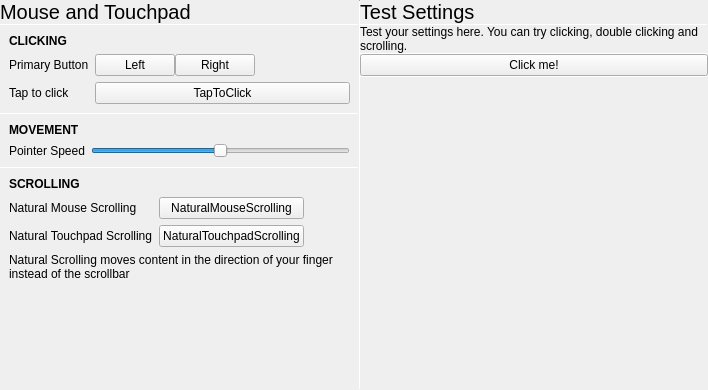
<?xml version="1.0" encoding="UTF-8"?>
<ui version="4.0">
 <class>MousePane</class>
 <widget class="QWidget" name="MousePane">
  <property name="geometry">
   <rect>
    <x>0</x>
    <y>0</y>
    <width>708</width>
    <height>390</height>
   </rect>
  </property>
  <property name="windowTitle">
   <string>Form</string>
  </property>
  <layout class="QHBoxLayout" name="horizontalLayout_2">
   <property name="spacing">
    <number>0</number>
   </property>
   <property name="leftMargin">
    <number>0</number>
   </property>
   <property name="topMargin">
    <number>0</number>
   </property>
   <property name="rightMargin">
    <number>0</number>
   </property>
   <property name="bottomMargin">
    <number>0</number>
   </property>
   <item>
    <layout class="QVBoxLayout" name="verticalLayout_3">
     <property name="spacing">
      <number>0</number>
     </property>
     <item>
      <widget class="QLabel" name="label">
       <property name="font">
        <font>
         <pointsize>15</pointsize>
        </font>
       </property>
       <property name="text">
        <string>Mouse and Touchpad</string>
       </property>
       <property name="margin">
        <number>9</number>
       </property>
      </widget>
     </item>
     <item>
      <widget class="Line" name="line">
       <property name="maximumSize">
        <size>
         <width>16777215</width>
         <height>1</height>
        </size>
       </property>
       <property name="orientation">
        <enum>Qt::Horizontal</enum>
       </property>
      </widget>
     </item>
     <item>
      <widget class="QScrollArea" name="scrollArea">
       <property name="frameShape">
        <enum>QFrame::NoFrame</enum>
       </property>
       <property name="widgetResizable">
        <bool>true</bool>
       </property>
       <widget class="QWidget" name="scrollAreaWidgetContents">
        <property name="geometry">
         <rect>
          <x>0</x>
          <y>0</y>
          <width>386</width>
          <height>345</height>
         </rect>
        </property>
        <layout class="QVBoxLayout" name="verticalLayout_2">
         <property name="spacing">
          <number>0</number>
         </property>
         <property name="leftMargin">
          <number>0</number>
         </property>
         <property name="topMargin">
          <number>0</number>
         </property>
         <property name="rightMargin">
          <number>0</number>
         </property>
         <property name="bottomMargin">
          <number>0</number>
         </property>
         <item>
          <layout class="QGridLayout" name="gridLayout">
           <property name="leftMargin">
            <number>9</number>
           </property>
           <property name="topMargin">
            <number>9</number>
           </property>
           <property name="rightMargin">
            <number>9</number>
           </property>
           <property name="bottomMargin">
            <number>9</number>
           </property>
           <property name="spacing">
            <number>6</number>
           </property>
           <item row="1" column="1">
            <widget class="QWidget" name="widget" native="true">
             <layout class="QHBoxLayout" name="horizontalLayout">
              <property name="spacing">
               <number>0</number>
              </property>
              <property name="leftMargin">
               <number>0</number>
              </property>
              <property name="topMargin">
               <number>0</number>
              </property>
              <property name="rightMargin">
               <number>0</number>
              </property>
              <property name="bottomMargin">
               <number>0</number>
              </property>
              <item>
               <widget class="QPushButton" name="leftPrimaryButton">
                <property name="text">
                 <string>Left</string>
                </property>
                <property name="checkable">
                 <bool>true</bool>
                </property>
                <property name="autoExclusive">
                 <bool>true</bool>
                </property>
               </widget>
              </item>
              <item>
               <widget class="QPushButton" name="rightPrimaryButton">
                <property name="text">
                 <string>Right</string>
                </property>
                <property name="checkable">
                 <bool>true</bool>
                </property>
                <property name="autoExclusive">
                 <bool>true</bool>
                </property>
               </widget>
              </item>
              <item>
               <spacer name="horizontalSpacer">
                <property name="orientation">
                 <enum>Qt::Horizontal</enum>
                </property>
                <property name="sizeHint" stdset="0">
                 <size>
                  <width>40</width>
                  <height>20</height>
                 </size>
                </property>
               </spacer>
              </item>
             </layout>
            </widget>
           </item>
           <item row="1" column="0">
            <widget class="QLabel" name="label_3">
             <property name="text">
              <string>Primary Button</string>
             </property>
            </widget>
           </item>
           <item row="0" column="0" colspan="2">
            <widget class="QLabel" name="label_2">
             <property name="font">
              <font>
               <weight>75</weight>
               <bold>true</bold>
              </font>
             </property>
             <property name="text">
              <string>CLICKING</string>
             </property>
            </widget>
           </item>
           <item row="2" column="0">
            <widget class="QLabel" name="label_6">
             <property name="text">
              <string>Tap to click</string>
             </property>
            </widget>
           </item>
           <item row="2" column="1">
            <widget class="tSwitch" name="tapToClick">
             <property name="text">
              <string notr="true">TapToClick</string>
             </property>
            </widget>
           </item>
          </layout>
         </item>
         <item>
          <widget class="Line" name="line_2">
           <property name="maximumSize">
            <size>
             <width>16777215</width>
             <height>1</height>
            </size>
           </property>
           <property name="orientation">
            <enum>Qt::Horizontal</enum>
           </property>
          </widget>
         </item>
         <item>
          <layout class="QGridLayout" name="gridLayout_2">
           <property name="leftMargin">
            <number>9</number>
           </property>
           <property name="topMargin">
            <number>9</number>
           </property>
           <property name="rightMargin">
            <number>9</number>
           </property>
           <property name="bottomMargin">
            <number>9</number>
           </property>
           <property name="spacing">
            <number>6</number>
           </property>
           <item row="1" column="0">
            <widget class="QLabel" name="label_5">
             <property name="text">
              <string>Pointer Speed</string>
             </property>
            </widget>
           </item>
           <item row="1" column="1">
            <widget class="QSlider" name="speedSlider">
             <property name="maximum">
              <number>100</number>
             </property>
             <property name="value">
              <number>50</number>
             </property>
             <property name="orientation">
              <enum>Qt::Horizontal</enum>
             </property>
            </widget>
           </item>
           <item row="0" column="0" colspan="2">
            <widget class="QLabel" name="label_4">
             <property name="font">
              <font>
               <weight>75</weight>
               <bold>true</bold>
              </font>
             </property>
             <property name="text">
              <string>MOVEMENT</string>
             </property>
            </widget>
           </item>
          </layout>
         </item>
         <item>
          <widget class="Line" name="line_3">
           <property name="maximumSize">
            <size>
             <width>16777215</width>
             <height>1</height>
            </size>
           </property>
           <property name="orientation">
            <enum>Qt::Horizontal</enum>
           </property>
          </widget>
         </item>
         <item>
          <layout class="QGridLayout" name="gridLayout_3">
           <property name="leftMargin">
            <number>9</number>
           </property>
           <property name="topMargin">
            <number>9</number>
           </property>
           <property name="rightMargin">
            <number>9</number>
           </property>
           <property name="bottomMargin">
            <number>9</number>
           </property>
           <property name="spacing">
            <number>6</number>
           </property>
           <item row="1" column="0">
            <widget class="QLabel" name="label_8">
             <property name="text">
              <string>Natural Mouse Scrolling</string>
             </property>
            </widget>
           </item>
           <item row="1" column="1">
            <widget class="tSwitch" name="naturalMouseScrolling">
             <property name="text">
              <string notr="true">NaturalMouseScrolling</string>
             </property>
            </widget>
           </item>
           <item row="2" column="0">
            <widget class="QLabel" name="label_9">
             <property name="text">
              <string>Natural Touchpad Scrolling</string>
             </property>
            </widget>
           </item>
           <item row="2" column="1">
            <widget class="tSwitch" name="naturalTouchpadScrolling">
             <property name="text">
              <string notr="true">NaturalTouchpadScrolling</string>
             </property>
            </widget>
           </item>
           <item row="1" column="2">
            <spacer name="horizontalSpacer_2">
             <property name="orientation">
              <enum>Qt::Horizontal</enum>
             </property>
             <property name="sizeHint" stdset="0">
              <size>
               <width>40</width>
               <height>20</height>
              </size>
             </property>
            </spacer>
           </item>
           <item row="0" column="0" colspan="3">
            <widget class="QLabel" name="label_7">
             <property name="font">
              <font>
               <weight>75</weight>
               <bold>true</bold>
              </font>
             </property>
             <property name="text">
              <string>SCROLLING</string>
             </property>
            </widget>
           </item>
           <item row="3" column="0" colspan="3">
            <widget class="QLabel" name="label_10">
             <property name="text">
              <string>Natural Scrolling moves content in the direction of your finger instead of the scrollbar</string>
             </property>
             <property name="wordWrap">
              <bool>true</bool>
             </property>
            </widget>
           </item>
          </layout>
         </item>
         <item>
          <spacer name="verticalSpacer">
           <property name="orientation">
            <enum>Qt::Vertical</enum>
           </property>
           <property name="sizeHint" stdset="0">
            <size>
             <width>20</width>
             <height>40</height>
            </size>
           </property>
          </spacer>
         </item>
        </layout>
       </widget>
      </widget>
     </item>
    </layout>
   </item>
   <item>
    <widget class="Line" name="line_4">
     <property name="maximumSize">
      <size>
       <width>1</width>
       <height>16777215</height>
      </size>
     </property>
     <property name="orientation">
      <enum>Qt::Vertical</enum>
     </property>
    </widget>
   </item>
   <item>
    <widget class="QWidget" name="testAreaWidget" native="true">
     <property name="minimumSize">
      <size>
       <width>300</width>
       <height>0</height>
      </size>
     </property>
     <layout class="QVBoxLayout" name="verticalLayout">
      <property name="spacing">
       <number>0</number>
      </property>
      <property name="leftMargin">
       <number>0</number>
      </property>
      <property name="topMargin">
       <number>0</number>
      </property>
      <property name="rightMargin">
       <number>0</number>
      </property>
      <property name="bottomMargin">
       <number>0</number>
      </property>
      <item>
       <widget class="QLabel" name="label_11">
        <property name="font">
         <font>
          <pointsize>15</pointsize>
         </font>
        </property>
        <property name="text">
         <string>Test Settings</string>
        </property>
        <property name="margin">
         <number>9</number>
        </property>
       </widget>
      </item>
      <item>
       <widget class="Line" name="line_5">
        <property name="maximumSize">
         <size>
          <width>16777215</width>
          <height>1</height>
         </size>
        </property>
        <property name="orientation">
         <enum>Qt::Horizontal</enum>
        </property>
       </widget>
      </item>
      <item>
       <widget class="QLabel" name="label_12">
        <property name="text">
         <string>Test your settings here. You can try clicking, double clicking and scrolling.</string>
        </property>
        <property name="wordWrap">
         <bool>true</bool>
        </property>
        <property name="margin">
         <number>9</number>
        </property>
       </widget>
      </item>
      <item>
       <widget class="Line" name="line_7">
        <property name="maximumSize">
         <size>
          <width>16777215</width>
          <height>1</height>
         </size>
        </property>
        <property name="orientation">
         <enum>Qt::Horizontal</enum>
        </property>
       </widget>
      </item>
      <item>
       <widget class="QPushButton" name="testClickButton">
        <property name="text">
         <string>Click me!</string>
        </property>
       </widget>
      </item>
      <item>
       <widget class="Line" name="line_6">
        <property name="maximumSize">
         <size>
          <width>16777215</width>
          <height>1</height>
         </size>
        </property>
        <property name="orientation">
         <enum>Qt::Horizontal</enum>
        </property>
       </widget>
      </item>
      <item>
       <widget class="QScrollArea" name="scrollArea_2">
        <property name="frameShape">
         <enum>QFrame::NoFrame</enum>
        </property>
        <property name="widgetResizable">
         <bool>true</bool>
        </property>
        <widget class="QWidget" name="scrollAreaWidgetContents_2">
         <property name="geometry">
          <rect>
           <x>0</x>
           <y>0</y>
           <width>319</width>
           <height>270</height>
          </rect>
         </property>
         <layout class="QVBoxLayout" name="mouseTestLayout">
          <property name="spacing">
           <number>0</number>
          </property>
          <property name="leftMargin">
           <number>0</number>
          </property>
          <property name="topMargin">
           <number>0</number>
          </property>
          <property name="rightMargin">
           <number>0</number>
          </property>
          <property name="bottomMargin">
           <number>0</number>
          </property>
         </layout>
        </widget>
       </widget>
      </item>
     </layout>
    </widget>
   </item>
  </layout>
 </widget>
 <customwidgets>
  <customwidget>
   <class>tSwitch</class>
   <extends>QPushButton</extends>
   <header location="global">tswitch.h</header>
  </customwidget>
 </customwidgets>
 <resources/>
 <connections/>
</ui>
